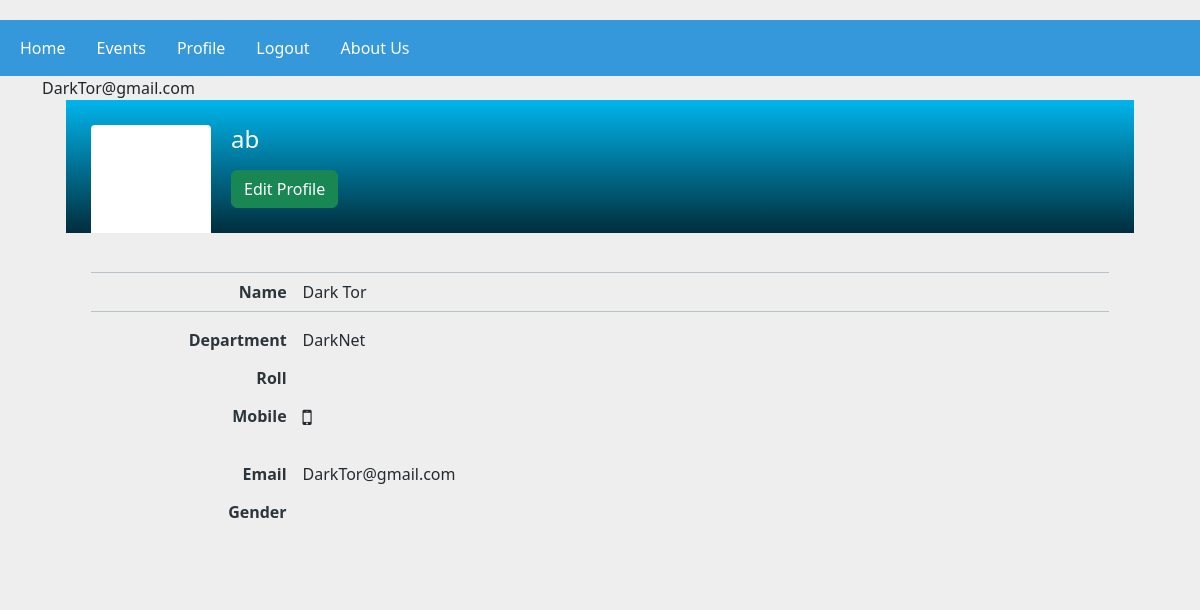
The app's page /member/Profile/9 (signed in) with its own data.
### CSEC_App/models.py (models this page shows, shortened)
class Members(AbstractUser):
    email=models.EmailField(unique=True)
    department=models.CharField(max_length=100)
    Roll=models.CharField(max_length=200)
    profile_pic=models.ImageField(upload_to='profile_image')
    class Meta:
        verbose_name_plural='Members'

### members/views.py (the view)
# urls.py: path('Profile/<int:pk>',UserProfileView.as_view(),name='userprofile')
class UserProfileView(DetailView):
    model=Members
    template_name='member_profile.html'
    context_object_name='userprofile'

### members/templates/member_profile.html (shortened to what this page needs)
{% extends 'base.html' %}
{% block content %}
{{userprofile.email}}
{% if user.is_authenticated %}
<div class="container">
    <div class="row">
        <div class="col-md-12">
<link href="https://maxcdn.bootstrapcdn.com/font-awesome/4.3.0/css/font-awesome.min.css" rel="stylesheet">
<div class="container">
   <div class="row">
      <div class="col-md-12">
         <div id="content" class="content content-full-width">
            <div class="profile">
               <div class="profile-header">
                  <div class="profile-header-cover"></div>
                  <div class="profile-header-content">
                     <div class="profile-header-img">
                     </div>
                     <div class="profile-header-info">
                        <h4 class="m-t-10 m-b-5">{{userprofile.username}}</h4>
                        <a href="{% url 'editmember' user.id%}" class="btn btn-xs btn-success">Edit Profile</a>
                     </div>
                  </div>
               </div>
            </div>
            <div class="profile-content">
               <div class="tab-content p-0">
                  <div class="tab-pane fade in active show" id="profile-about">
                     <div class="table-responsive">
                        <table class="table table-profile">
                           <thead>
                              <tr>
                                 <th></th>
                              </tr>
                           </thead>
                           <tbody>
                              <tr class="highlight">
                                 <td class="field">Name</td>
                                 <td>{{userprofile.first_name}} {{userprofile.last_name}}</td>
                              </tr>
                              <tr class="divider">
                                 <td colspan="2"></td>
                              </tr>
                              <tr>
                                <td class="field">Department</td>
                                <td>{{userprofile.department}}</td>
                             </tr>
                              <tr>
                                <td class="field">Roll</td>
                                <td>{{userprofile.roll}}</td>
                             </tr>
                              <tr>
                                 <td class="field">Mobile</td>
                                 <td><i class="fa fa-mobile fa-lg m-r-5"></i>{{userprofile.mobile}}</td>
                              </tr>
                              <tr class="divider">
                                 <td colspan="2"></td>
                              </tr>
                              <tr class="divider">
                                 <td colspan="2"></td>
                              </tr>
                              <tr>
                                 <td class="field">Email</td>
                                 <td>{{userprofile.email}}</td>
                              </tr>
                              <tr>
                                <td class="field">Gender</td>
                                <td>{{userprofile.gender}}</td>
                             </tr>
                              <tr class="divider">
                                 <td colspan="2"></td>
                              </tr>
                           </tbody>
                        </table>
                     </div>
                  </div>
               </div>
            </div>
         </div>
      </div>
   </div>
</div>
    	</div>
	</div>
</div>
{% endif %}
{% endblock content %}

### members/templates/member_profile.html (style rules this page uses)
body { margin-top:20px; background:#eee; }
.profile-header { position: relative; overflow: hidden }
.profile-header .profile-header-cover { background-color: #00b5ec; background-size: cover; background-position: center; background-repeat: no-repeat; position: absolute; left: 0; right: 0; top: 0; bottom: 0 }
.profile-header .profile-header-cover:before { content: ''; position: absolute; top: 0; left: 0; right: 0; bottom: 0; background: linear-gradient(to bottom, rgba(0, 0, 0, 0) 0, rgba(0, 0, 0, .75) 100%) }
.profile-header .profile-header-content { color: #fff; padding: 25px }
.profile-header-img { float: left; width: 120px; height: 120px; overflow: hidden; position: relative; z-index: 10; margin: 0 0 -20px; padding: 3px; border-radius: 4px; background: #fff }
.profile-header-info h4 { font-weight: 500; color: #fff }
.profile-header-img+.profile-header-info { margin-left: 140px }
.profile-header .profile-header-content, .profile-header .profile-header-tab { position: relative }
.profile-content { padding: 25px; border-radius: 4px }
.profile-content:after, .profile-content:before { content: ''; display: table; clear: both }
.profile-content .tab-content, .profile-content .tab-pane { background: 0 0 }
.table.table-profile>thead>tr>th { border-bottom: none!important }
.table.table-profile>tbody>tr>td, .table.table-profile>thead>tr>th { border: none; padding-top: 7px; padding-bottom: 7px; color: #242a30; background: 0 0 }
.table.table-profile>tbody>tr>td.field { width: 20%; text-align: right; font-weight: 600; color: #2d353c }
.table.table-profile>tbody>tr.highlight>td { border-top: 1px solid #b9c3ca; border-bottom: 1px solid #b9c3ca }
.table.table-profile>tbody>tr.divider>td { padding: 0!important; height: 10px }

### records on screen
Members: email "DarkTor@gmail.com", username "ab", first_name "Dark", last_name "Tor", department "DarkNet"
